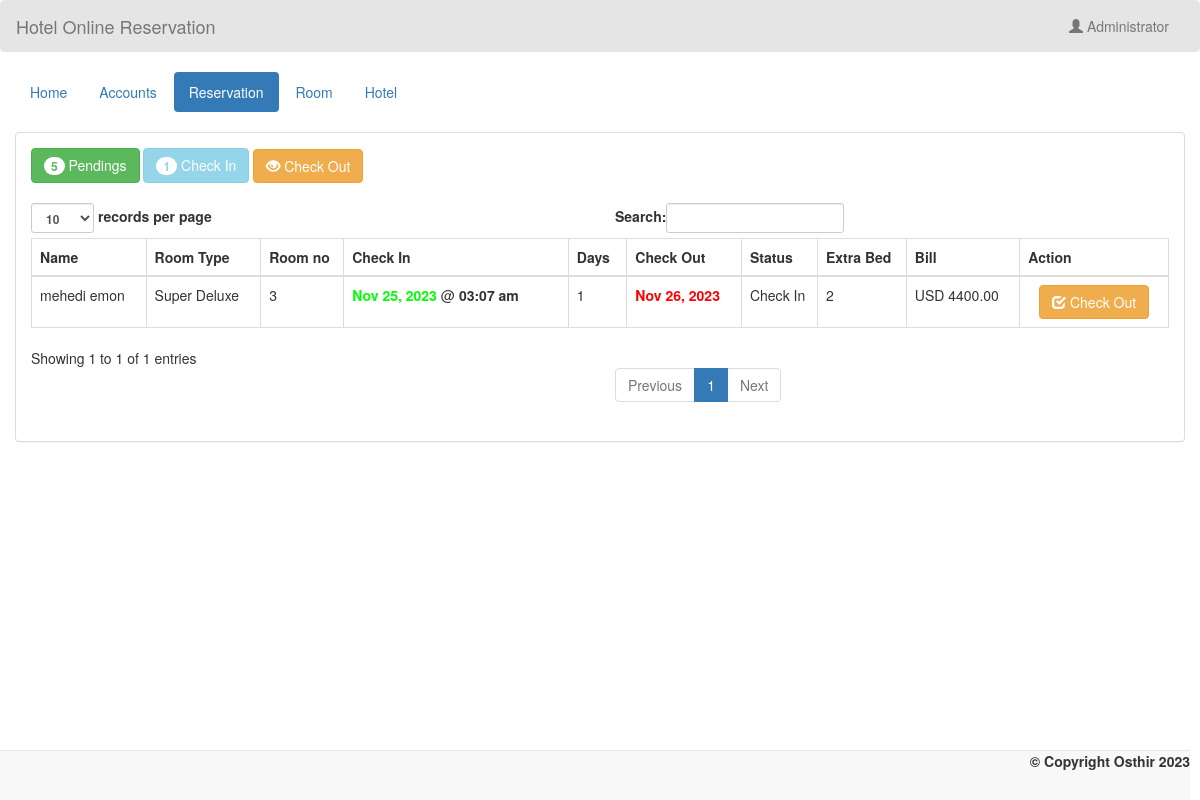
The page /admin/checkin.php (signed in) on the database its author committed.
### tables this page shows
CREATE TABLE `transaction` (
  `transaction_id` int(11) NOT NULL,
  `guest_id` int(11) NOT NULL,
  `room_id` int(11) NOT NULL,
  `room_no` int(5) NOT NULL,
  `extra_bed` int(11) NOT NULL,
  `status` varchar(20) NOT NULL,
  `days` int(2) NOT NULL,
  `checkin` date NOT NULL,
  `checkin_time` time NOT NULL,
  `checkout` date NOT NULL,
  `checkout_time` time NOT NULL,
  `bill` varchar(10) NOT NULL
);

CREATE TABLE `booking` (
  `guest_id` int(11) NOT NULL,
  `firstname` varchar(50) NOT NULL,
  `middlename` varchar(30) NOT NULL,
  `lastname` varchar(40) NOT NULL,
  `address` varchar(50) NOT NULL,
  `contactno` varchar(13) NOT NULL
);

CREATE TABLE `room` (
  `room_id` int(11) NOT NULL,
  `room_type` varchar(50) NOT NULL,
  `price` varchar(11) NOT NULL,
  `photo` varchar(100) NOT NULL
);

### admin/name.php (called while the page is built)
<?php
	require 'connect.php';
	$query = $conn->query("SELECT * FROM `admin` WHERE `admin_id` = '$_SESSION[admin_id]'") or die(mysqli_error());
	$fetch = $query->fetch_array();
	$name = $fetch['name'];
?>

### admin/checkin.php (the view, shortened to what this page needs)
<!DOCTYPE html>
<?php
	require 'name.php';
?>
<html lang = "eng">
	<head>
		<link rel = "stylesheet" type = "text/css" href = "../css/bootstrap.css " />
		<link rel = "stylesheet" type = "text/css" href = "../css/style.css" />
	</head>
<body>
	<nav style = "background-color:rgba(0, 0, 0, 0.1);" class = "navbar navbar-default">
		<div  class = "container-fluid">
			<div class = "navbar-header">
				<a class = "navbar-brand" >Hotel Online Reservation</a>
			</div>
			<ul class = "nav navbar-nav pull-right ">
				<li class = "dropdown">
					<a class="dropdown-toggle" data-toggle="dropdown" role="button" aria-haspopup="true" aria-expanded="false"><i class = "glyphicon glyphicon-user"></i> <?php echo $name;?></a>
				</li>
			</ul>
		</div>
	</nav>
	<div class = "container-fluid">
		<ul class = "nav nav-pills">
			<li><a href = "home.php">Home</a></li>
			<li><a href = "account.php">Accounts</a></li>
			<li class = "active"><a href = "reserve.php">Reservation</a></li>
			<li><a href = "room.php">Room</a></li>
			<li><a href = "hotel.php">Hotel</a></li>
		</ul>
	</div>
	<br />
	<div class = "container-fluid">
		<div class = "panel panel-default">
			<?php
				$q_p = $conn->query("SELECT COUNT(*) as total FROM `transaction` WHERE `status` = 'Pending'") or die(mysqli_error());
				$f_p = $q_p->fetch_array();
				$q_ci = $conn->query("SELECT COUNT(*) as total FROM `transaction` WHERE `status` = 'Check In'") or die(mysqli_error());
				$f_ci = $q_ci->fetch_array();
			?>
			<div class = "panel-body">
				<a class = "btn btn-success" href = "reserve.php"><span class = "badge"><?php echo $f_p['total']?></span> Pendings</a>
				<a class = "btn btn-info disabled"><span class = "badge"><?php echo $f_ci['total']?></span> Check In</a>
				<a class = "btn btn-warning" href = "checkout.php"><i class = "glyphicon glyphicon-eye-open"></i> Check Out</a>
				<br />
				<br />
				<table id = "table" class = "table table-bordered">
					<thead>
						<tr>
							<th>Name</th>
							<th>Room Type</th>
							<th>Room no</th>
							<th>Check In</th>
							<th>Days</th>
							<th>Check Out</th>
							<th>Status</th>
							<th>Extra Bed</th>
							<th>Bill</th>
							<th>Action</th>
						</tr>
					</thead>
					<tbody>
						<?php
							$query = $conn->query("SELECT * FROM `transaction` NATURAL JOIN `booking` NATURAL JOIN `room` WHERE `status` = 'Check In'") or die(mysqli_query());
							while($fetch = $query->fetch_array()){
						?>
						<tr>
							<td><?php echo $fetch['firstname']." ".$fetch['lastname']?></td>
							<td><?php echo $fetch['room_type']?></td>
							<td><?php echo $fetch['room_no']?></td>
							<td><?php echo "<label style = 'color:#00ff00;'>".date("M d, Y", strtotime($fetch['checkin']))."</label>"." @ "."<label>".date("h:i a", strtotime($fetch['checkin_time']))."</label>"?></td>
							<td><?php echo $fetch['days']?></td>
							<td><?php echo "<label style = 'color:#ff0000;'>".date("M d, Y", strtotime($fetch['checkin']."+".$fetch['days']."DAYS"))."</label>"?></td>
							<td><?php echo $fetch['status']?></td>
							<td><?php if($fetch['extra_bed'] == "0"){ echo "None";}else{echo $fetch['extra_bed'];}?></td>
							<td><?php echo "USD ".$fetch['bill'].".00"?></td>
							<td><center><a class = "btn btn-warning" href = "checkout_query.php?transaction_id=<?php echo $fetch['transaction_id']?>" onclick = "confirmationCheckin(); return false;"><i class = "glyphicon glyphicon-check"></i> Check Out</a></center></td>
						</tr>
						<?php
							}
						?>
					</tbody>
				</table>
			</div>
		</div>
	</div>
	<br />
	<br />
	<div style = "text-align:right; margin-right:10px;" class = "navbar navbar-default navbar-fixed-bottom">
		<label>&copy; Copyright Osthir 2023 </label>
	</div>
</body>
</html>

### rows shown on the page
transaction: guest.firstname "mehedi", guest.lastname "emon", room.room_type "Super Deluxe", room_no "3", checkin "Nov 25, 2023", checkin_time "03:07 am", days "1", checkin+days "Nov 26, 2023", status "Check In", extra_bed "2", bill "4400"

### other values the page prints
$name "Administrator"
$f_p['total'] "5"
$f_ci['total'] "1"
